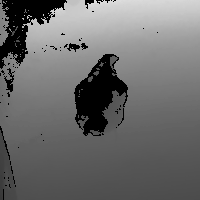
#> input picture Selecionadas/Segmentadas/images/070.tif, 200 x 200 px; its folder holds only this picture in this run
$ python -i commons.py   (imports and definitions only)
#> lines starting #> are read from the running program, lines starting #| are printed output that depends on the picture; after the words box and inside, x2 and y2 are one past the last pixel; in counts of white or black regions, pixels touching at a corner belong together
import numpy as np
import statistics
import tifffile
from scipy import ndimage as ndi
from skimage.color import rgb2gray
from skimage import (filters,
                     measure,
                     exposure,
                     morphology)
from tqdm import tqdm
from glob import glob

from matplotlib import pyplot as plt
from mpl_toolkits.axes_grid1 import ImageGrid

# [13 lines left out: function plot, not called in this run]

def binarize_image(arr):
  return arr > filters.threshold_triangle(arr)

def rescale_arr(arr, scale=255):
  return (arr * scale).astype('uint8')

# [59 lines left out: functions load_paths_images_sorted, load_images_from_paths, not called in this run]


def auto_invert_image_mask(arr):

  """
    Calcula os pixels da imagem e inverte os pixels da imagem caso os pixels True > False
    Isso é uma forma de garatir que as mascaras tenham sempre o fundo preto = 0 e o ROI = 1
  """

  img = arr.copy()

  if statistics.mode(img.flatten()):
    img = np.invert(img)

  return img

def find_bighest_cluster_area(clusters):
  regions = measure.regionprops(clusters)

  all_areas = map(lambda item: item.area, regions)

  return max(all_areas)

def find_bighest_cluster(img):

  clusters = auto_invert_image_mask(img)

  clusters = measure.label(clusters, background=0)

  cluster_size = find_bighest_cluster_area(clusters)

  return morphology.remove_small_objects(clusters,
                                         min_size=(cluster_size - 1),
                                         connectivity=8)


# [61 lines left out: functions check_colision_border, rule_of_three_percent_pixels, crop_image_box, find_center_mask, not called in this run]

def find_roi(img):

  binary_img = binarize_image(exposure.equalize_hist(img))

  best_cluster = find_bighest_cluster(binary_img)

  merged = binarize_image(binary_img + best_cluster)

  return binarize_image(find_bighest_cluster(merged))

def smoothing_mask_edges(mask):
  return binarize_image(filters.gaussian(mask, sigma=0.5))

# [13 lines left out: function fill_smoothing_mask_edges, not called in this run]

>>> import cv2
>>> picture = cv2.cvtColor(cv2.imread('../Selecionadas/Segmentadas/images/070.tif'), cv2.COLOR_BGR2RGB)
#> picture is the input picture: shape (200, 200, 3); min 0, max 227, mean 107.8
>>> result = find_roi(picture)
#> in binarize_image, `return arr > filters.threshold_triangle(arr)`:
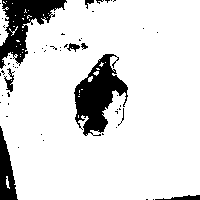
#> returned value: shape (200, 200, 3) bool; 86.6% white; 58 black regions (49 under 20 px), largest, box (x1, y1, x2, y2) and area: (74, 54, 128, 136) 2250, (0, 0, 67, 69) 1889, (0, 126, 18, 200) 735
#> in find_bighest_cluster, `clusters = measure.label(clusters, background=0)`:
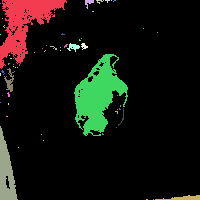
#> clusters: shape (200, 200, 3) int32; 59 distinct labels, from 0 to 58; one colour per label, 0 black
#> in find_bighest_cluster_area, `regions = measure.regionprops(clusters)`: regions = 58 regions
#> in find_bighest_cluster, `cluster_size = find_bighest_cluster_area(clusters)`: cluster_size = 6750
#> in find_bighest_cluster, `return morphology.remove_small_objects(clusters, min_size=(cluster_siz..`:
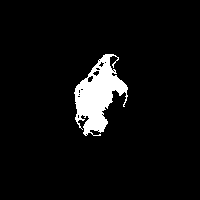
#> returned value: shape (200, 200, 3) int32; values 0 (black) and 28 (white), 5.6% white; 1 white region, box (x1, y1, x2, y2) and area: (74, 54, 128, 136) 2250
#> in find_bighest_cluster_area (call 2), `regions = measure.regionprops(clusters)`: regions = 1 regions
#> in binarize_image (call 3), `return arr > filters.threshold_triangle(arr)`: returned value: shape (200, 200, 3) bool; every value is 0
